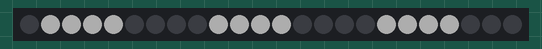
Simulated run of this sketch. Board: Arduino Uno, built with avr-gcc and run on an emulated ATmega328P. Shown: 24 RGB LEDs in strip order, left to right. Dim RGB values are drawn brighter than linear.

Above: at 0.22 s.
At 5.33 s:
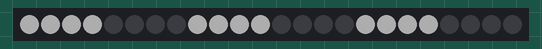
At 10.9 s:
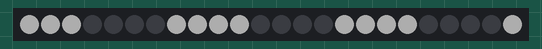
At 11.85 s:
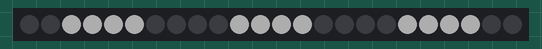
At 23.67 s:
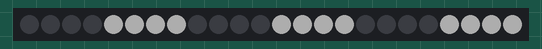
At 34.65 s:
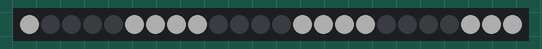

Measured:
- what the display in image 4 shows lasts 0.4 s, from 23.5 s to 23.9 s

The sketch:

core.ino
```cpp
/**
 * 2020 Polyakov Daniil
 */

#include <FastLED.h>

#define DATA_PIN            5
#define NUM_LEDS            24
#define MAX_POWER_MILLIAMPS 500
#define LED_TYPE            WS2812B
#define COLOR_ORDER         GRB
#define NUM_LINES           3
#define MIN_DELAY           20
#define MAX_DELAY           150
#define SPEEDUP_HOLDING     40

CRGB leds[NUM_LEDS];


class Line {
public:
  Line(int start, unsigned length) : start_(Round(start)), length_(length) {
    for (int i = start_; i < start_ + length; ++i) {
      leds[Round(i)] = CRGB::White;
    }
  };

  void Move(int step = 1) {
    int end = start_ + length_ - 1;
    if (step >= 0) {
      for (int i = end; i >= start_; --i) {
        leds[Round(i + step)] = leds[Round(i)];
        leds[Round(i)] = CRGB::Black;
      }
    }
    else {
      for (int i = start_; i <= end; ++i) {
        leds[Round(i + step)] = leds[Round(i)];
        leds[Round(i)] = CRGB::Black;
      }
    }
    start_ = Round(start_ + step);
  }

private:
  int start_;
  unsigned length_;

  int Round(int n) {
    if (n < 0) {
      n = NUM_LEDS + n;
    }

    return n % NUM_LEDS;
  }
};


Line lines[NUM_LINES] = {Line(0, 4), Line(8, 4), Line(16, 4)};

void SpeedUp(int delay_start, int delay_end, int step) {
  int counter = 0;

  for (int d = delay_start; d > delay_end; --d){
    if (d == delay_end + 1 && counter < SPEEDUP_HOLDING) {
      ++d;
      ++counter;
    }
    for (int j = 0; j < NUM_LINES; ++j) {
      lines[j].Move(step);
    }
    delay(d);
    FastLED.show();
  }
}

void SlowDown(int delay_start, int delay_end, int step) {
  int counter = 0;

  for (int d = delay_start; d < delay_end; ++d){
    for (int j = 0; j < NUM_LINES; ++j) {
      lines[j].Move(step);
    }
    delay(d);
    FastLED.show();
  }
}

void Spin(int step) {
  SpeedUp(MAX_DELAY, MIN_DELAY, step);
  SlowDown(MIN_DELAY, MAX_DELAY, step);
  delay(300);
}

void setup() {
  FastLED.addLeds<LED_TYPE,DATA_PIN,COLOR_ORDER>(leds, NUM_LEDS)
        .setCorrection( TypicalLEDStrip );
  FastLED.setBrightness(50);
}

void loop()
{
  Spin(1);
  Spin(-1);
}
```
